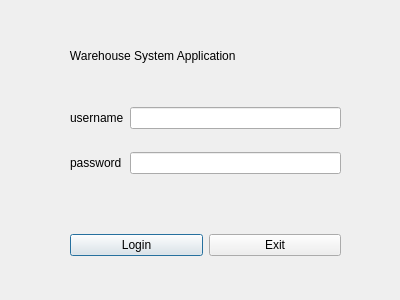
<?xml version="1.0" encoding="UTF-8"?>
<ui version="4.0">
 <class>Login</class>
 <widget class="QDialog" name="Login">
  <property name="geometry">
   <rect>
    <x>0</x>
    <y>0</y>
    <width>400</width>
    <height>300</height>
   </rect>
  </property>
  <property name="windowTitle">
   <string>Dialog</string>
  </property>
  <widget class="QLabel" name="label">
   <property name="geometry">
    <rect>
     <x>50</x>
     <y>40</y>
     <width>291</width>
     <height>31</height>
    </rect>
   </property>
   <property name="text">
    <string>      Warehouse System Application</string>
   </property>
  </widget>
  <widget class="QWidget" name="horizontalLayoutWidget">
   <property name="geometry">
    <rect>
     <x>70</x>
     <y>220</y>
     <width>271</width>
     <height>51</height>
    </rect>
   </property>
   <layout class="QHBoxLayout" name="horizontalLayout">
    <item>
     <widget class="QPushButton" name="login_button">
      <property name="text">
       <string>Login</string>
      </property>
     </widget>
    </item>
    <item>
     <widget class="QPushButton" name="exit_button">
      <property name="text">
       <string>Exit</string>
      </property>
     </widget>
    </item>
   </layout>
  </widget>
  <widget class="QWidget" name="gridLayoutWidget">
   <property name="geometry">
    <rect>
     <x>70</x>
     <y>90</y>
     <width>271</width>
     <height>101</height>
    </rect>
   </property>
   <layout class="QGridLayout" name="gridLayout">
    <item row="1" column="1">
     <widget class="QLineEdit" name="password_input">
      <property name="inputMethodHints">
       <set>Qt::ImhHiddenText|Qt::ImhNoAutoUppercase|Qt::ImhNoPredictiveText|Qt::ImhSensitiveData</set>
      </property>
      <property name="text">
       <string/>
      </property>
      <property name="echoMode">
       <enum>QLineEdit::Password</enum>
      </property>
     </widget>
    </item>
    <item row="0" column="0">
     <widget class="QLabel" name="label_username">
      <property name="text">
       <string>username</string>
      </property>
     </widget>
    </item>
    <item row="1" column="0">
     <widget class="QLabel" name="label_password">
      <property name="text">
       <string>password</string>
      </property>
     </widget>
    </item>
    <item row="0" column="1">
     <widget class="QLineEdit" name="username_input"/>
    </item>
   </layout>
  </widget>
 </widget>
 <resources/>
 <connections/>
</ui>
